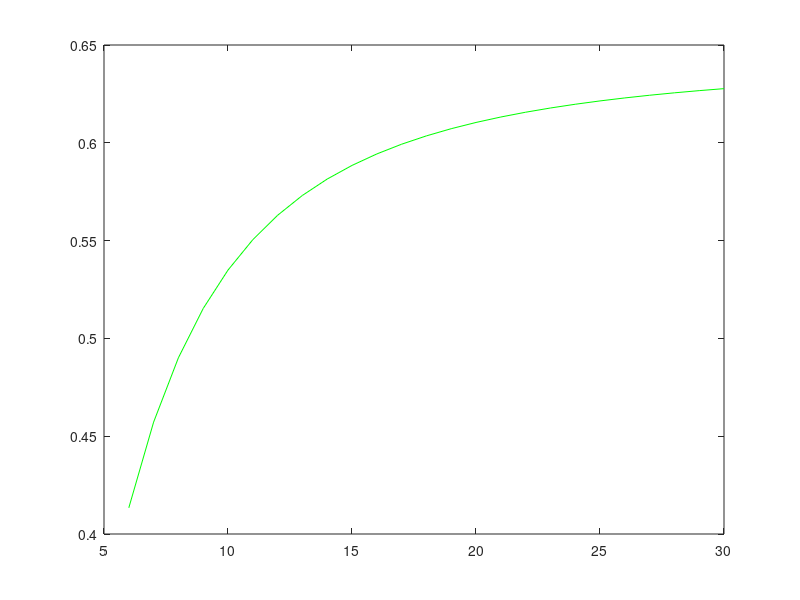

Reproduce this figure in MATLAB.

 radiosEspectralesg = zeros(1,25);
 for N=6:30
  A = zeros(N,N);
  B = zeros(1,N);

  for i = 1:N
          %for matrix B
          if (i == 1 || i == N)
              B(i) = 3;
          elseif (i == 2 || i == N-1)
              B(i) = 2;
          else
              B(i) = 1;
          end
      for j = 1:N
          %for matrix A
          if (abs(i-j) <= 2) && (i ~= j)
              A(i,j) = -1;
          elseif i == j
              A(i,j) = 5;
          elseif abs(i-j) > 2
              A(i,j) = 0;
          end        
       
      end
    end


%%para gauss-Seidel
U=triu(A,1); 
L=tril(A,-1);    
D=diag(diag(A));
Bgs = -inv(L+D)*U;
cgs = inv(L+D)*B';
roBgs=max(abs(eig(Bgs))); 
radiosEspectralesg(N-5) = roBgs;

end


plot(6:30,radiosEspectralesg,'g')
